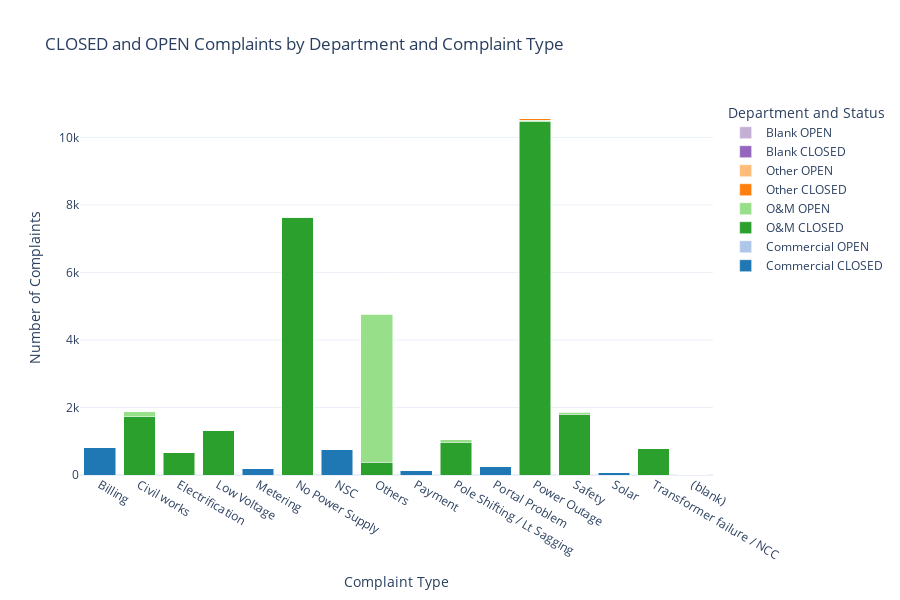

Source (notebook cell):
### Code cell
import pandas as pd
import plotly.graph_objects as go

def visualize_complaints():
    # Define the data
    data = {
        "Complaint Type": [
            "Billing", "Civil works", "Electrification", "Low Voltage", "Metering",
            "No Power Supply", "NSC", "Others", "Payment", "Pole Shifting / Lt Sagging",
            "Portal Problem", "Power Outage", "Safety", "Solar", "Transformer failure / NCC", "(blank)"
        ],
        "Commercial_CLOSED": [805, 0, 0, 0, 192, 0, 746, 0, 138, 0, 249, 0, 0, 70, 0, 0],
        "Commercial_OPEN": [3, 0, 0, 0, 0, 0, 5, 0, 0, 0, 0, 0, 0, 0, 0, 0],
        "O&M_CLOSED": [11, 1729, 652, 1306, 1, 7615, 6, 382, 1, 972, 1, 10474, 1798, 0, 783, 1],
        "O&M_OPEN": [0, 143, 0, 1, 0, 22, 0, 4378, 0, 71, 4, 39, 68, 0, 2, 0],
        "Other_CLOSED": [5, 5, 0, 0, 0, 22, 3, 11, 0, 1, 0, 39, 4, 0, 1, 0],
        "Other_OPEN": [0, 0, 0, 0, 0, 0, 0, 0, 0, 0, 0, 0, 0, 0, 0, 0],
        "Blank_CLOSED": [0]*16,
        "Blank_OPEN": [0]*16
    }

    df = pd.DataFrame(data)

    # Define departments and statuses
    departments = ['Commercial', 'O&M', 'Other', 'Blank']
    statuses = ['CLOSED', 'OPEN']

    # Define colors for each bar segment
    colors = {
        'Commercial_CLOSED': '#1f77b4',
        'Commercial_OPEN': '#aec7e8',
        'O&M_CLOSED': '#2ca02c',
        'O&M_OPEN': '#98df8a',
        'Other_CLOSED': '#ff7f0e',
        'Other_OPEN': '#ffbb78',
        'Blank_CLOSED': '#9467bd',
        'Blank_OPEN': '#c5b0d5'
    }

    # Create bar traces
    traces = []
    for dept in departments:
        for status in statuses:
            col = f"{dept}_{status}"
            traces.append(go.Bar(
                x=df["Complaint Type"],
                y=df[col],
                name=f"{dept} {status}",
                marker_color=colors.get(col, '#cccccc')
            ))

    # Build the figure
    fig = go.Figure(data=traces)
    fig.update_layout(
        barmode='stack',
        title='CLOSED and OPEN Complaints by Department and Complaint Type',
        xaxis_title='Complaint Type',
        yaxis_title='Number of Complaints',
        legend_title='Department and Status',
        template='plotly_white',
        height=600
    )

    # Show the chart
    fig.show()

# Call the function
visualize_complaints()

### Figure 1 — Plotly figure (JSON) as saved in the notebook; plotly's stock layout.template omitted (floating-point values rounded to 4 significant figures)
{"data": [{"marker": {"color": "#1f77b4"}, "name": "Commercial CLOSED", "type": "bar", "x": ["Billing", "Civil works", "Electrification", "Low Voltage", "Metering", "No Power Supply", "NSC", "Others", "Payment", "Pole Shifting / Lt Sagging", "Portal Problem", "Power Outage", "Safety", "Solar", "Transformer failure / NCC", "(blank)"], "y": [805, 0, 0, 0, 192, 0, 746, 0, 138, 0, 249, 0, 0, 70, 0, 0]}, {"marker": {"color": "#aec7e8"}, "name": "Commercial OPEN", "type": "bar", "x": ["Billing", "Civil works", "Electrification", "Low Voltage", "Metering", "No Power Supply", "NSC", "Others", "Payment", "Pole Shifting / Lt Sagging", "Portal Problem", "Power Outage", "Safety", "Solar", "Transformer failure / NCC", "(blank)"], "y": [3, 0, 0, 0, 0, 0, 5, 0, 0, 0, 0, 0, 0, 0, 0, 0]}, {"marker": {"color": "#2ca02c"}, "name": "O&M CLOSED", "type": "bar", "x": ["Billing", "Civil works", "Electrification", "Low Voltage", "Metering", "No Power Supply", "NSC", "Others", "Payment", "Pole Shifting / Lt Sagging", "Portal Problem", "Power Outage", "Safety", "Solar", "Transformer failure / NCC", "(blank)"], "y": [11, 1729, 652, 1306, 1, 7615, 6, 382, 1, 972, 1, 10474, 1798, 0, 783, 1]}, {"marker": {"color": "#98df8a"}, "name": "O&M OPEN", "type": "bar", "x": ["Billing", "Civil works", "Electrification", "Low Voltage", "Metering", "No Power Supply", "NSC", "Others", "Payment", "Pole Shifting / Lt Sagging", "Portal Problem", "Power Outage", "Safety", "Solar", "Transformer failure / NCC", "(blank)"], "y": [0, 143, 0, 1, 0, 22, 0, 4378, 0, 71, 4, 39, 68, 0, 2, 0]}, {"marker": {"color": "#ff7f0e"}, "name": "Other CLOSED", "type": "bar", "x": ["Billing", "Civil works", "Electrification", "Low Voltage", "Metering", "No Power Supply", "NSC", "Others", "Payment", "Pole Shifting / Lt Sagging", "Portal Problem", "Power Outage", "Safety", "Solar", "Transformer failure / NCC", "(blank)"], "y": [5, 5, 0, 0, 0, 22, 3, 11, 0, 1, 0, 39, 4, 0, 1, 0]}, {"marker": {"color": "#ffbb78"}, "name": "Other OPEN", "type": "bar", "x": ["Billing", "Civil works", "Electrification", "Low Voltage", "Metering", "No Power Supply", "NSC", "Others", "Payment", "Pole Shifting / Lt Sagging", "Portal Problem", "Power Outage", "Safety", "Solar", "Transformer failure / NCC", "(blank)"], "y": [0, 0, 0, 0, 0, 0, 0, 0, 0, 0, 0, 0, 0, 0, 0, 0]}, {"marker": {"color": "#9467bd"}, "name": "Blank CLOSED", "type": "bar", "x": ["Billing", "Civil works", "Electrification", "Low Voltage", "Metering", "No Power Supply", "NSC", "Others", "Payment", "Pole Shifting / Lt Sagging", "Portal Problem", "Power Outage", "Safety", "Solar", "Transformer failure / NCC", "(blank)"], "y": [0, 0, 0, 0, 0, 0, 0, 0, 0, 0, 0, 0, 0, 0, 0, 0]}, {"marker": {"color": "#c5b0d5"}, "name": "Blank OPEN", "type": "bar", "x": ["Billing", "Civil works", "Electrification", "Low Voltage", "Metering", "No Power Supply", "NSC", "Others", "Payment", "Pole Shifting / Lt Sagging", "Portal Problem", "Power Outage", "Safety", "Solar", "Transformer failure / NCC", "(blank)"], "y": [0, 0, 0, 0, 0, 0, 0, 0, 0, 0, 0, 0, 0, 0, 0, 0]}], "layout": {"barmode": "stack", "height": 600, "legend": {"title": {"text": "Department and Status"}}, "title": {"text": "CLOSED and OPEN Complaints by Department and Complaint Type"}, "xaxis": {"title": {"text": "Complaint Type"}}, "yaxis": {"title": {"text": "Number of Complaints"}}}}
